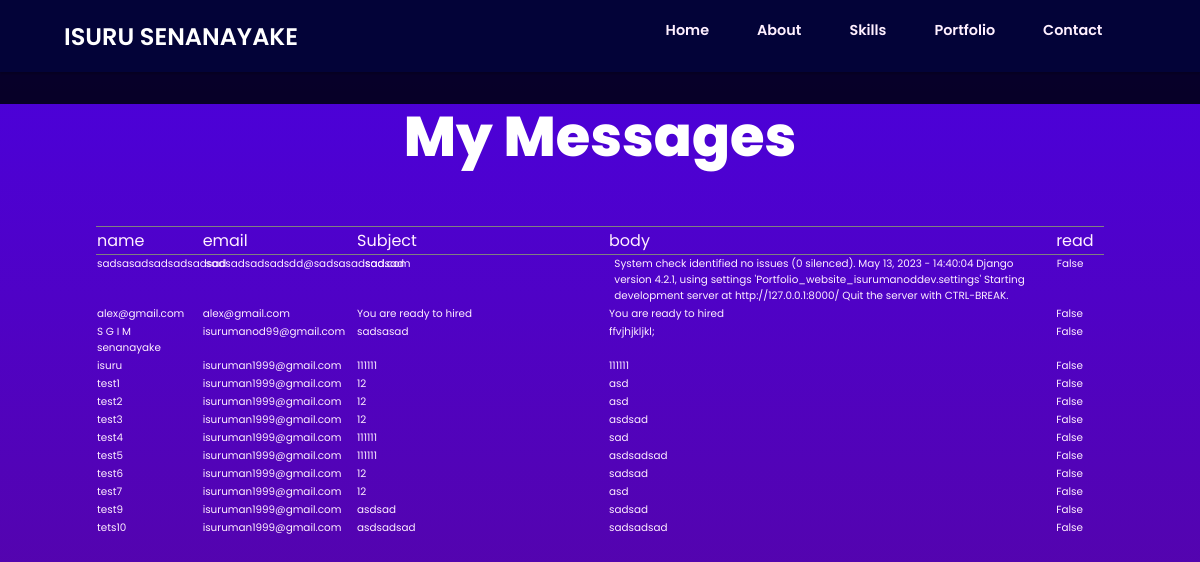
Page /inbox/ on the earlier database version.
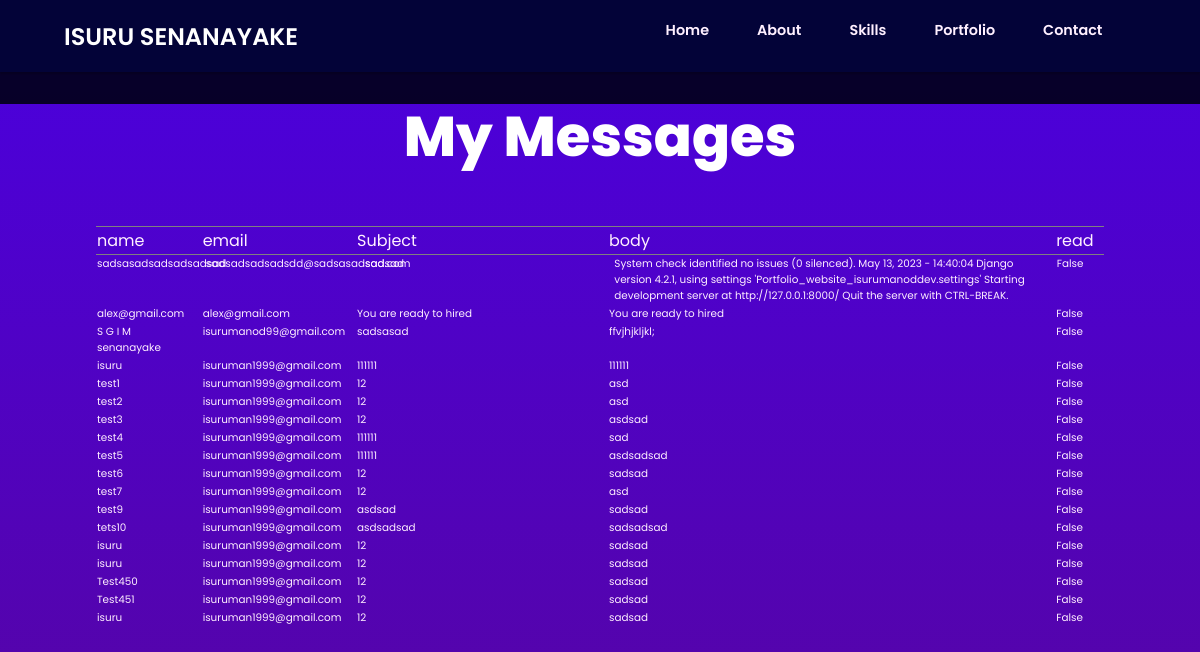
Same page on the later database version.
### portfolio/models.py (models this page shows, shortened)
class Messages(models.Model):
    name = models.CharField(max_length=200,null=True)
    email = models.EmailField(null=True,blank=True)
    subject = models.CharField(max_length=200,null=True)
    Message = models.TextField(null=True)
    is_read = models.BooleanField(default=False,)
    created = models.DateTimeField(auto_now_add=True)

### portfolio/views.py (the view)
# urls.py: path('inbox/', views.inbox, name="inbox"),
def inbox(request):
    messages = Messages.objects.all()
    context = {"messages": messages}
    return render(request, "inbox.html", context)

### templates/inbox.html
{% extends "main.html" %}
{% load static %}
{% block content %}
    <section class="contact section">
        <div class="inbox-form-container">
            <h1 class="section-title">My Messages</h1>
            <table width="100%" class="inbox-table">
                <thead>
                <tr>
                    <td class="inbox-name">name</td>
                    <td class="inbox-email">email</td>
                    <td class="inbox-Subject">Subject</td>
                    <td class="inbox-body">body</td>
                    <td class="inbox-read">read</td>
                </tr>
                </thead>
                <tbody>
                {% for message in  messages %}
                    <tr class="table-row">
                    <td class="inbox-name">{{ message.name }}</td>
                    <td class="inbox-email">{{ message.email }}</td>
                    <td class="inbox-Subject">{{ message.subject }}</td>
                    <td class="inbox-body">{{ message.Message }}</td>
                    <td class="inbox-read">{{ message.is_read }}</td>
                    </tr>
                {% endfor %}
                </tbody>
            </table>
        </div>
    </section>
{% endblock %}

Differences in the rows shown:
added Messages: name "isuru", email "isuruman1999@gmail.com", subject "12", Message "sadsad", is_read "False"
added Messages: name "isuru", email "isuruman1999@gmail.com", subject "12", Message "sadsad", is_read "False"
added Messages: name "Test450", email "isuruman1999@gmail.com", subject "12", Message "sadsad", is_read "False"
added Messages: name "Test451", email "isuruman1999@gmail.com", subject "12", Message "sadsad", is_read "False"
added Messages: name "isuru", email "isuruman1999@gmail.com", subject "12", Message "sadsad", is_read "False"
